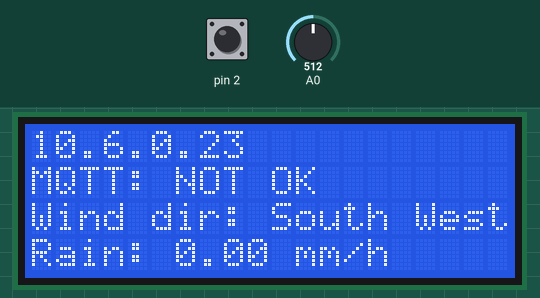
This sketch was run on a simulated Arduino Uno, built for the host (arithmetic inside an expression is 32-bit, double 64-bit). On the bench: 20×4 character LCD. Inputs (shaded band) come from the test bench; at power-on: A0 = 512, pin 2 HIGH. WiFi joins after 1.5 s; servers stay silent unless stated; no MQTT or app messages arrive unless stated; what the sketch prints to the serial monitor is not drawn.

Above: at 2.7 s.
2.8 s: A0 set to 716
At 3.8 s:
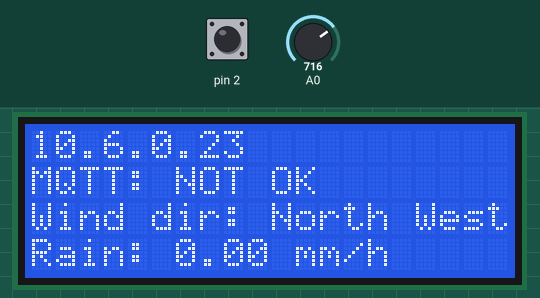
4.6 s: A0 set to 306
At 5.8 s:
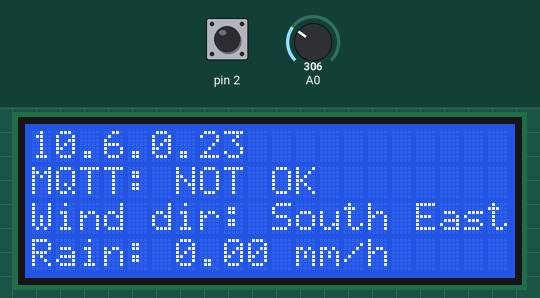
6.1 s: A0 set to 122
At 7.1 s:
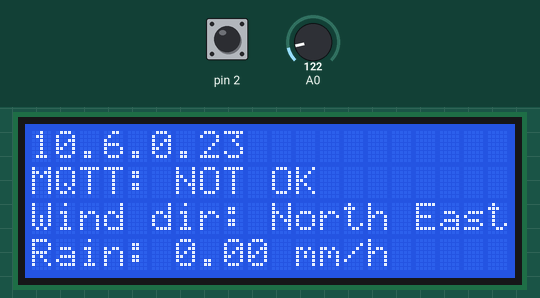
9.1 s: A0 set to 0
At 10.4 s:
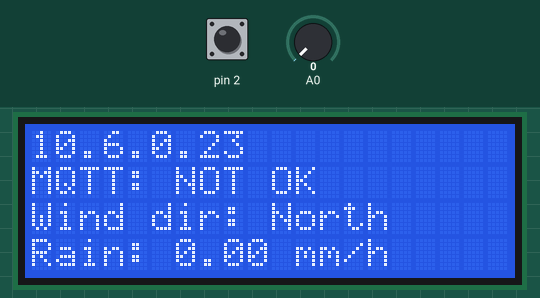
12.1 s: A0 set to 511
At 12.8 s:
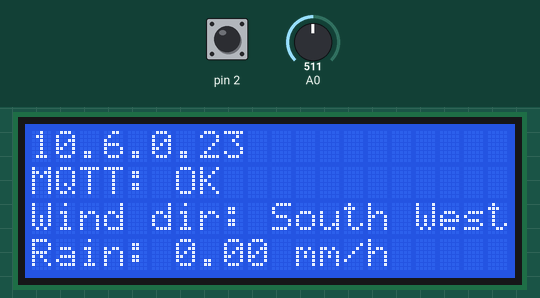
14.0 s: A0 set to 900
At 15.1 s:
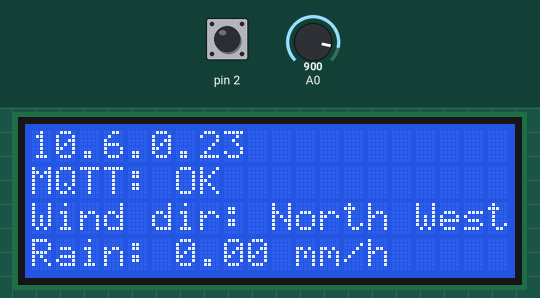
Timing chart, 0 to 16.5 s (numbered marks = the images above; inputs shaded):
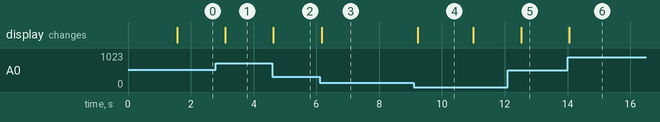

Measured:
- after the input at 2.8 s, the display: changes after 0.30 s (image 1)
- after the input at 4.6 s, the display: changes at once (image 2)
- after the input at 6.1 s, the display: changes after 0.07 s (image 3)
- after the input at 9.1 s, the display: changes after 0.13 s (image 4)
- after the input at 12.1 s, the display: changes after 0.42 s (image 5)
- after the input at 14.0 s, the display: changes after 0.05 s (image 6)
- what the display in image 4 shows lasts 1.8 s, from 9.2 s to 11.0 s

The sketch:

main.ino
```cpp
#include "App.h"

App app{};

void setup() {
  Serial.begin(9600);
  app.setup();
}

void loop() {
    app.loop();
}
```

App.cpp
```cpp
#include "App.h"
#include "Arduino.h"
#include "Config.h"
#include "Rain.h"
#include "Screen.h"
#include "utils.h"
#include "Wind.h"

App::App()
	:
	// Screen
	screen{ Config::screen },

	// Wind
	wind{ Config::windSensorPin },

	// Rain
	rain{ Config::rainSensorPin,
			Config::rainMmPerPulse,
			Config::rainIntervalSeconds,
			Config::rainTimerTickCount },

	// MQTT
	mqtt{
		Config::mqttServerIp,
		Config::mqttServerPort,
		Config::mqttMacAddress,
		Config::mqttClientId,
		Config::mqttOutTopic
			},

	// App
	lastMqttSendTime{ 0 },
	MqttSendInterval{ Config::MqttSendInterval } {
}

void App::setup() {
	mqtt.setup();
	rain.setup();
}

void App::loop() {

	// 1. Keep MQTT connection alive
	mqtt.loop();

	// 2. Update screen
	updateScreen();

	// 3. Handle MQTT publishing
	handleMqttPublishing();

	delay(500); // 500 ms delay
}

void App::updateScreen() {
	RainData rainData{ rain.getLatestIntervalData() };

	// Row 0: IP-address
	screen.printLine(mqtt.ipToString(mqtt.getIp()), 0);

	// Row 1: MQTT connection status
	String mqttStatus = mqtt.isConnected() ? "MQTT: OK" : "MQTT: NOT OK";
	screen.printLine(mqttStatus, 1);

	// Row 2: Wind direction
	screen.printLine("Wind dir: " + wind.directionToString(wind.getDirection()), 2);

	// Row 3: Hourly rain fall
	screen.printLine("Rain: " + String(rainData.hourlyRainfallMm) + " mm/h", 3);
}

void App::handleMqttPublishing() {
	unsigned long currentMillis = millis();

	// Check if it's time to send the next message
	if (currentMillis - lastMqttSendTime >= MqttSendInterval) {
		lastMqttSendTime = currentMillis;
		buildAndSendMqttPayload();
	}
}

void App::buildAndSendMqttPayload() {
	// 1. Get average wind data
	int numSamples{ 100 };
	Direction currentWindDir = wind.getAveragedDirection(numSamples);
	const WindData& windData = wind.getWindData(currentWindDir);

	// 2. Get rain data
	RainData rainData = rain.getLatestIntervalData();

	// 3. Create payload
	String payload = buildMqttPayload(windData, rainData);

	// 4. Send payload to MQTT server
	Serial.println("Sending MQTT message:");
	Serial.println(payload);
	mqtt.sendMessage(payload.c_str());
}

String App::buildMqttPayload(const WindData& windData, const RainData& rainData) const {
	String payload = "IOTJS={\"S_name1\":\"";
	payload += Config::sNamePrefix;
	payload += "_wind_deg\",\"S_value1\":";
	payload += windData.degree;
	payload += ",\"S_name2\":\"";
	payload += Config::sNamePrefix;
	payload += "_h_rain_mm\",\"S_value2\":";
	payload += String(rainData.hourlyRainfallMm, 2);
	payload += "}";

	return payload;
}
```

App.h
```cpp
#pragma once
#include "Mqtt.h"
#include "Rain.h"
#include "Screen.h"
#include "Wind.h"

class App {
private:
	Screen screen;
	Wind wind;
	Rain rain;
	Mqtt mqtt;

	unsigned long lastMqttSendTime;
	const unsigned long MqttSendInterval;

	void updateScreen();
	void handleMqttPublishing();
	void buildAndSendMqttPayload();
	String buildMqttPayload(const WindData& windData, const RainData& rainData) const;
public:
	App();
	void setup();
	void loop();
};
```

Mqtt.cpp
```cpp
#include "Mqtt.h"
#include <Ethernet.h>
#include <PubSubClient.h>

Mqtt::Mqtt(const byte ip[4], unsigned int port, const byte mac[6], const char* clientId, const char* outTopic)
	: client(ethClient),
	outTopic(outTopic),
	clientId(clientId),
	port{ port } {
	memcpy(macAddress, mac, 6);
	memcpy(this->ip, ip, 4);
}

void Mqtt::setup() {

	client.setServer(ip, port);
	connectToEthernet();
}

void Mqtt::loop() {
	if (isConnected()) {
		client.loop();
	}
}

bool Mqtt::isConnected() const {
	return client.connected();
}

const byte* Mqtt::getIp() const {
	return ip;
}

String Mqtt::ipToString(const byte[4]) const
{
	return String(ip[0]) + "." + String(ip[1]) + "." + String(ip[2]) + "." + String(ip[3]);
}

void Mqtt::connectToEthernet() {
	bool connectionSuccess = Ethernet.begin(macAddress);

	if (!connectionSuccess) {
		Serial.println(F("Failed to access Ethernet controller"));
		return;
	}

	Serial.print(F("Connected with IP: "));
	Serial.println(Ethernet.localIP());
}
void Mqtt::connectToServer() {
	Serial.println(F("Connecting to MQTT..."));

	if (!client.connect(clientId)) {
		Serial.print(F("Connection failed. Error state: "));
		Serial.println(client.state());
		return;
	}
	Serial.println(F("Connected OK"));
}

bool Mqtt::sendMessage(const char* message) {
	if (!client.connected()) {
		connectToServer();
	}

	if (!client.connected()) {
		Serial.println(F("Failed to send message: not connected to MQTT server."));
		return false;
	}

	client.publish(outTopic, message);
	Serial.println(F("Message sent to MQTT server."));
	return true;
}
```

Mqtt.h
```cpp
#pragma once
#include <Ethernet.h>
#include <PubSubClient.h>

class Mqtt {
private:
	EthernetClient ethClient;
	PubSubClient client;

	const char* outTopic;
	const char* clientId;

	byte ip[4];
	unsigned int port;
	byte macAddress[6];


	void connectToEthernet();
	void connectToServer();

public:
	Mqtt(const byte ip[4], unsigned int port, const byte mac[6], const char* clientId, const char* outTopic);

	void setup();
	void loop();

	bool sendMessage(const char* message);
	bool isConnected() const;

	const byte* getIp() const;
	String ipToString(const byte ipArray[4]) const;
};
```

Rain.cpp
```cpp
#include "Rain.h"
#include <Arduino.h>
#include <TimerOne.h>

Rain* Rain::instance{ nullptr };

Rain::Rain(uint8_t pin, float mmPerPulse, uint8_t intervalSeconds, uint8_t timerTickCount)
	: dataPin{ pin }, mmPerPulse{ mmPerPulse }, intervalSeconds{ intervalSeconds }, totalPulseCount{ 0 }, intervalPulseCount{ 0 }, lastIntervalPulses{ 0 }, currentFrequencyHz{ 0.0 }, currentRainfallMmPerHour{ 0.0 }, maxTimerTickCount{ timerTickCount }, currentTimerTickCount{ 0 } {

	if (instance != nullptr) {
		Serial.println("FATAL ERROR: Multiple Rain instances created!");
		return;
	}

	instance = this;
}


void Rain::setup() const {
	pinMode(dataPin, INPUT_PULLUP);
	attachInterrupt(digitalPinToInterrupt(dataPin), Rain::isrWrapper, FALLING);

	Timer1.initialize((unsigned long)intervalSeconds * 1000000UL);
	Timer1.attachInterrupt(Rain::timerIsrWrapper);
}


float Rain::getTotalRainfallMm() const {
	noInterrupts();
	unsigned long currentPulses{ totalPulseCount };
	interrupts();

	return currentPulses * mmPerPulse;
}

void Rain::isrWrapper() {
	if (instance != nullptr) {
		instance->registerPulse();
	}
}

void Rain::timerIsrWrapper() {
	if (instance != nullptr) {
		instance->updateMetrics();
	}
}

void Rain::updateMetrics() {

	if (++currentTimerTickCount >= maxTimerTickCount) {
		lastIntervalPulses = intervalPulseCount;
		intervalPulseCount = 0;
		currentTimerTickCount = 0;

		currentFrequencyHz = calculateFrequencyFromPulses(lastIntervalPulses, intervalSeconds * 2);
		currentRainfallMmPerHour = calculateRainFallMmPerHour(currentFrequencyHz);
	}

}

void Rain::registerPulse() {
	++totalPulseCount;
	++intervalPulseCount;
}

void Rain::reset() {
	noInterrupts();
	totalPulseCount = 0;
	resetIntervalPulses();
	interrupts();
}

String Rain::toString() const {
	return "Rain: " + String(getTotalRainfallMm(), 2) + " mm";
}


unsigned long Rain::getAndResetIntervalPulses() {
	noInterrupts();
	unsigned long currentPulses{ intervalPulseCount };
	intervalPulseCount = 0;
	interrupts();

	return currentPulses;
}

float Rain::calculateFrequencyFromPulses(unsigned long pulses, uint8_t intervalSeconds) const {
	if (intervalSeconds <= 0.0) return 0.0;
	return (float)pulses / intervalSeconds;
}

float Rain::calculateRainFallMmPerHour(float frequencyHz) const {
	return frequencyHz * mmPerPulse * 3600.0;
}

void Rain::resetIntervalPulses() {
	noInterrupts();
	intervalPulseCount = 0;
	interrupts();
}

RainData Rain::getLatestIntervalData() const {

	noInterrupts();
	RainData data{
		currentRainfallMmPerHour,  // Hourly Rainfall
		currentFrequencyHz,        // Frequency
		lastIntervalPulses         // Pulses in the last interval
	};
	interrupts();

	return data;
}
```

Rain.h
```cpp
#pragma once
#include <Arduino.h>

struct RainData {
	float hourlyRainfallMm;
	float frequency;
	unsigned long pulses;
};

class Rain {
private:
	static Rain* instance;
	static void isrWrapper();
	static void timerIsrWrapper();

	// TimerOne
	volatile unsigned long lastIntervalPulses;
	volatile float currentFrequencyHz;
	volatile float currentRainfallMmPerHour;
	volatile uint8_t currentTimerTickCount;
	uint8_t maxTimerTickCount;

	// Pulses
	volatile unsigned long totalPulseCount;
	volatile unsigned long intervalPulseCount;

	uint8_t dataPin;
	float mmPerPulse;
	uint8_t intervalSeconds;

	unsigned long getAndResetIntervalPulses();
	float calculateFrequencyFromPulses(unsigned long pulses, uint8_t intervalSeconds) const;  // Calculates signals frequency
	float calculateRainFallMmPerHour(float frequencyHz) const;                                // Converts frequency to mm/h
	void resetIntervalPulses();

	// TimerOne
	void updateMetrics();

public:
	Rain(uint8_t dataPin, float mmPerPulse, uint8_t intervalSeconds, uint8_t rainTimerTickCount);
	void registerPulse();
	float getTotalRainfallMm() const;
	void reset();
	void setup() const;
	String toString() const;

	RainData getLatestIntervalData() const;
};
```

Screen.cpp
```cpp
#include "Screen.h"
#include "Config.h"

Screen::Screen(Config::ScreenConfig config)
  : lcd{ config.rs, config.e, config.d4, config.d5, config.d6, config.d7 }, cols{ config.cols }, rows{ config.rows } {
  lcd.begin(cols, rows);
}

void Screen::clear() {
  lcd.clear();
}

void Screen::printLine(const String& msg, int startRow) {
  // 1. Check that we aren't out of bounds
  if (startRow < 0 || startRow >= rows) return;

  // 2. Move the cursor to the beginning of the target row
  lcd.setCursor(0, startRow);

  // 3. Print the message up to the maximum number of columns
  String lineText = msg.substring(0, cols);
  lcd.print(lineText);

  // 4. Fill rest of the cols with empty spaces
  for (unsigned int i = lineText.length(); i < (unsigned int)cols; i++) {
    lcd.print(" ");
  }
}

void Screen::printWrapped(const String& message, int startRow) {
  // 1. Check that we aren't out of bounds
  if (startRow < 0 || startRow >= rows) return;

  // 2. Calculate how many rows are available for printing
  int availableRows = rows - startRow;

  // 3. Loop through the message and print it in chunks that fit the screen
  for (int i = 0; i < availableRows; i++) {
    int currentRow = startRow + i;
    unsigned int startIdx = i * cols;

    // 4. Print the current chunk of text
    if (startIdx < message.length()) {
      printLine(message.substring(startIdx), currentRow);
      continue;
    }

    // If we've run out of text, clear the remaining lines
    printLine("", currentRow);
  }
}
```

Screen.h
```cpp
#pragma once

#include <Arduino.h>
#include <LiquidCrystal.h>
#include "Config.h"

class Screen {
private:
	LiquidCrystal lcd;
	int cols;
	int rows;

public:
	Screen(Config::ScreenConfig config);

	void printWrapped(const String& message, int startRow = 0);
	void printLine(const String& msg, int startRow = 0);

	void clear();
};
```

Wind.cpp
```cpp
#include "utils.h"
#include "Wind.h"
#include <Arduino.h>
#include <math.h>
#include <string.h>

const WindData Wind::windData[9] = {
	{ Direction::None, "Unknown", -1.0f, -1 },
	{ Direction::North, "North", 0.0f, 0 },
	{ Direction::NorthEast, "North East", 0.48f, 45 },
	{ Direction::East, "East", 0.96f, 90 },
	{ Direction::SouthEast, "South East", 1.43f, 135 },
	{ Direction::South, "South", 1.91f, 180 },
	{ Direction::SouthWest, "South West", 2.37f, 225 },
	{ Direction::West, "West", 2.87f, 270 },
	{ Direction::NorthWest, "North West", 3.32f, 315 }
};

Wind::Wind(int dataPin)
	: dataPin{ dataPin } {
}

const String& Wind::directionToString(Direction direction) const {
	return getWindData(direction).name;
}

Direction Wind::voltageToDirection(float voltage) const {
	Direction direction{ Direction::None };
	float minDifference{ 100.0f };
	float offset{ 0.15f };

	for (int i = 1; i < 9; i++) {
		if (windData[i].voltage <= voltage + offset) {
			direction = windData[i].dir;
		}
	}

	return direction;
}

Direction Wind::getDirection() const {
	int windAnalogValue{ analogRead(dataPin) };
	float voltage{ analogToVoltage(windAnalogValue) };

	return voltageToDirection(voltage);
}

Direction Wind::getAveragedDirection(int numSamples) const
{
	float avgVoltage{ getAverageVoltage(numSamples, dataPin) };
	return voltageToDirection(avgVoltage);
}

const WindData& Wind::getWindData(Direction direction) const {
	for (int i = 1; i < 9; i++) {
		if (windData[i].dir == direction) {
			return windData[i];
		}
	}
	return windData[0];
}

int Wind::getDataPin() const {
	return dataPin;
}

String Wind::toString() const {
	Direction dir{ getDirection() };
	String dirStr{ directionToString(dir) };
	int numSamples{ 100 };
	return dirStr + ": " + "Avg: " + String(getAverageVoltage(dataPin, numSamples)) + "V";
}
```

Wind.h
```cpp
#pragma once
#include <Arduino.h>

enum class Direction {
	None,
	North,
	NorthEast,
	East,
	SouthEast,
	South,
	SouthWest,
	West,
	NorthWest
};

struct WindData {
	Direction dir;
	String name;
	float voltage;
	int degree;
};

class Wind {
private:
	static const WindData windData[9];
	const int dataPin;
	Direction voltageToDirection(float voltage) const;

public:
	Wind(int dataPin);

	const String& directionToString(Direction direction) const;
	Direction getDirection() const;
	Direction getAveragedDirection(int samples) const;
	const WindData& getWindData(Direction direction) const;
	int getDataPin() const;
	String toString() const;
};
```

utils.cpp
```cpp
#include "utils.h"
#include <Arduino.h>


float analogToVoltage(int analogValue) {
  float referenceVoltage{ 5.0 };
  float maxAdcResolution{ 1023.0 };

  return analogValue * (referenceVoltage / maxAdcResolution);
}

float getAverageVoltage(int numSamples, int dataPin) {
  if (numSamples <= 0) { return 0.0f; }
  float total{ 0.0f };

  for (int i = 0; i < numSamples; i++) {
    total += analogToVoltage(analogRead(dataPin));
    delay(1);
  }
  return total / numSamples;
}
```

utils.h
```cpp
#pragma once

float analogToVoltage(int analogValue);
float getAverageVoltage(int numSamples, int dataPin);
```

Config.h
```cpp
#pragma once
#include <Arduino.h>

namespace Config {
	// APP
	constexpr unsigned long MqttSendInterval{ 10000 };  // How often to send data to the MQTT server in milliseconds

	// SCREEN
	struct ScreenConfig {
		uint8_t rs;
		uint8_t e;
		uint8_t d4;
		uint8_t d5;
		uint8_t d6;
		uint8_t d7;
		uint8_t cols;
		uint8_t rows;
	};

	constexpr ScreenConfig screen{ 8, 7, 6, 5, 4, 3, 20, 4 };  // RS, E, D4, D5, D6, D7, COLS, ROWS
	constexpr uint8_t windSensorPin{ A0 };                     // Pin that is used to read the wind direction

	// RAIN
	constexpr float rainMmPerPulse{ 0.54545f };   // 3ml / 55cm^2
	constexpr uint8_t rainSensorPin{ 2 };         // D2
	constexpr uint8_t rainIntervalSeconds{ 5 };   // Max 8.3
	constexpr uint8_t rainTimerTickCount{ 2 };    // Number of timer ticks before updating the rain data (must be >= 1)

	// MQTT Server
	constexpr byte mqttServerIp[4]{ 10, 6, 0, 23 };
	constexpr unsigned int mqttServerPort{ 1883 };
	constexpr uint8_t mqttMacAddress[6]{ 0x44, 0x76, 0x58, 0x10, 0x00, 0x62 };
	constexpr const char* mqttClientId{ "tl" };
	constexpr const char* mqttOutTopic{ "ICT4_out_2020" };
	constexpr const char* sNamePrefix{ "tl" };
}
```
